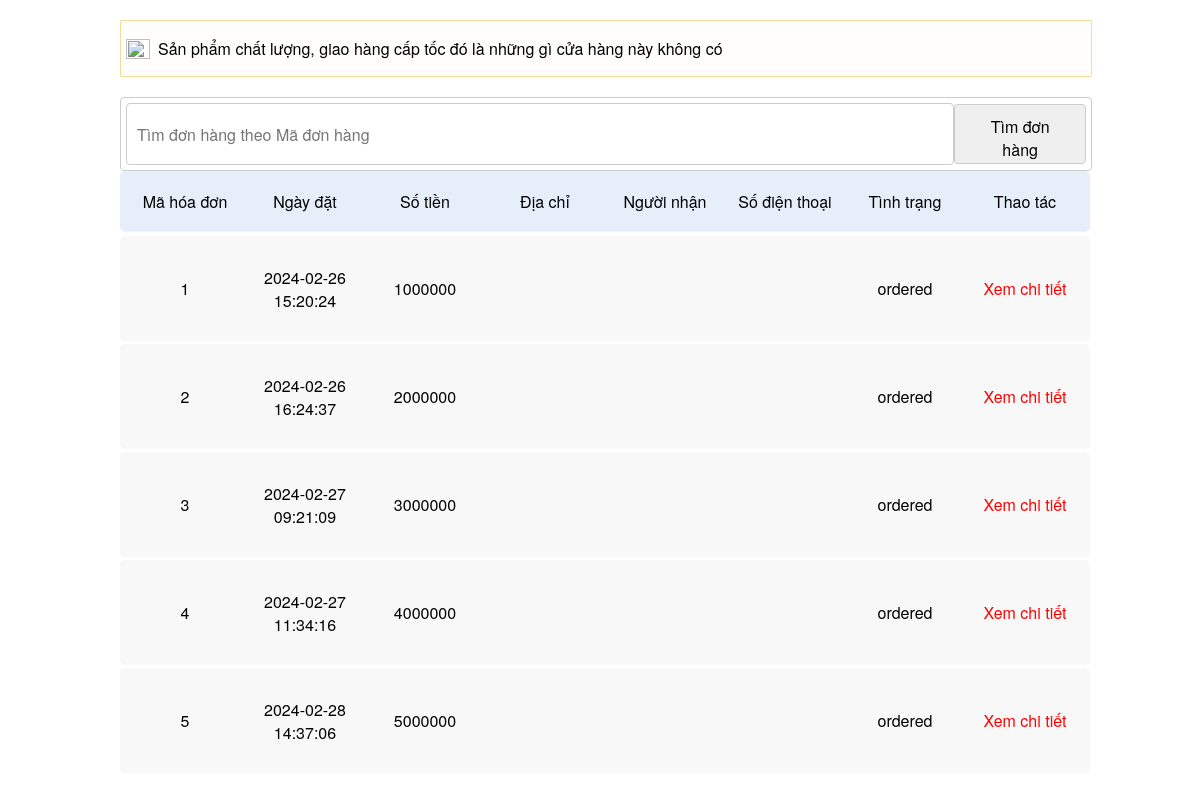
The page /FE/html/historyCart.php on the database its author committed.
### tables this page shows
CREATE TABLE
    `orders` (
        `id` INT NOT NULL AUTO_INCREMENT,
        `user_id` INT,
        `order_date` DATETIME NOT NULL DEFAULT CURRENT_TIMESTAMP,
        `total_price` DOUBLE NOT NULL,
        `points_earned` int,
        `points_used` int,
		`address_id` int,
        `status` enum ('pending', 'confirm', 'ordered') not null default "pending",
        PRIMARY KEY (`id`)
    );

### BE/DAL/orderDAL.php (called while the page is built, shortened)
<?php
    require_once(__DIR__ . '/../DAL/database.php');
    class orderDAL {
        private $connection;
        private static $instance;
        public static function getInstance() {
            if (!isset(self::$instance)) {
                self::$instance = new self();
            }
            return self::$instance;
        }
        public function __construct() {
            global $connection;
            $this->connection = $connection;
        }
        public function getAllOrder() {
            try {
                $query = "select * from orders";
                $statement = $this->connection->query($query);
                $statement->execute();
                $listOrder = $statement->fetchAll(PDO::FETCH_ASSOC);
                return $listOrder;
            }catch(PDOException $e) {
                echo "Query failed: ".$e->getMessage();
                return false;
            }
        }
    }
?>

### BE/BUS/orderBUS.php (called while the page is built, shortened)
<?php
    require_once(__DIR__ . '/../DAL/orderDAL.php');
    class orderBUS {
        private $orderList = array();
        private static $instance;
        public static function getInstance() {
            if (!isset(self::$instance)) {
                self::$instance = new self();
            }
            return self::$instance;
        }
        public function __construct() {
            $this->orderList = array_merge($this->orderList, orderDAL::getInstance()->getAllOrder());
        }
        public function getAllorder() {
            return $this->orderList;
        }
    }
?>

### FE/html/historyCart.php (the view, shortened to what this page needs)
<!DOCTYPE html>
<html lang="en">
<head>
    <link rel="stylesheet" href="../css/historyCart.css">
</head>
<body>
    <div id="cart">
        <div class="title section">
            <img src="https://deo.shopeemobile.com/shopee/shopee-pcmall-live-sg/cart/d9e992985b18d96aab90.png" alt="">
            <span>Sản phẩm chất lượng, giao hàng cấp tốc đó là những gì cửa hàng này không có</span>
        </div>
        <div class="history-search">
            <input type="text" placeholder="Tìm đơn hàng theo Mã đơn hàng" />
            <button type="submit">Tìm đơn hàng</button>
        </div>
        <div class="header section">
            <div class="item">
                <span>Mã hóa đơn</span>
                <span>Ngày đặt</span>
                <span>Số tiền</span>
                <span>Địa chỉ</span>
                <span>Người nhận</span>
                <span>Số điện thoại</span>
                <span>Tình trạng</span>
                <span>Thao tác</span>
            </div>
        </div>
        <?php
        require_once("../../BE/BUS/orderBUS.php");
        $orderList = orderBUS::getInstance()->getAllorder();
        ?>
        <div id="products">
            <?php foreach ($orderList as $order) : ?>
                <div class="product section">
                    <div class="item">
                        <span><?php echo $order['id']; ?></span>
                        <span class="date"><?php echo $order['order_date']; ?></span>
                        <span id="totalPrice"><?php echo $order['total_price']; ?></span>
                        <span class="address"><?php echo $order['address']; ?></span>
                        <span class="name_received"><?php echo $order['name_received']; ?></span>
                        <span class="phone_received"><?php echo $order['phone_received']; ?></span>
                        <span class="status"><?php echo $order['status']; ?></span>
                        <span id="deleteBtn">Xem chi tiết</span>
                    </div>
                </div>
            <?php endforeach; ?>
        </div>
    </div>
</body>
</html>

### FE/css/historyCart.css (style rules this page uses)
* { padding: 0; margin: 0; font-family: "Helvetica Neue", Helvetica, Arial, 文泉驛正黑, "WenQuanYi Zen Hei", "Hiragino Sans GB", "儷黑 Pro", "LiHei Pro", "Heiti TC", 微軟正黑體, "Microsoft JhengHei UI", "Microsoft JhengHei", sans-serif; }
body { background-color: #ffffff; }
.history-search { display: flex; align-items: center; width: 80%; border: 1px solid #ccc; border-radius: 4px; padding: 5px; margin-left: 10%; }
.history-search input { width: calc(100% - 70px); height: 40px; padding: 10px; border: 1px solid #ccc; border-radius: 4px; font-size: 16px; }
.history-search button { padding: 10px 20px; border: 1px solid #ccc; border-radius: 4px; font-size: 16px; cursor: pointer; height: 60px; }
#cart { width: 100%; height: 100%; justify-content: center; display: flex; flex-direction: column; margin-bottom: 150px; }
.section { width: 80%; padding: 5px; margin-left: 10%; }
.title { display: flex; height: 45px; background-color: #fffefb; border: 1px solid rgba(224, 168, 0, .4); border-radius: 2px; align-items: center; margin-top: 20px; margin-bottom: 20px; }
.title img { width: 24px; aspect-ratio: auto 24 / 20; height: 20px; }
.title span { font-size: 16px; padding-left: 8px; }
.header.section { display: flex; justify-content: space-around; box-shadow: 0 1px 1px 0 rgba(0, 0, 0, .05); height: 50px; background-color: #e5eef9; border-radius: 5px; margin-bottom: 5px; }
.header.section .item { display: flex; width: 100%; align-items: center; justify-content: space-around; }
.item span, .item div { flex: 1; text-align: center; padding: 5px; }
.product { display: flex; justify-content: space-around; height: 95px; background-color: #f9f8f8; border-radius: 5px; margin-bottom: 3px; }
.product div { display: flex; width: 100%; align-items: center; justify-content: space-around; }
#deleteBtn { color: red; cursor: pointer; }

### rows shown on the page
orders: id "1", order_date "2024-02-26 15:20:24", total_price "1000000", status "ordered"
orders: id "2", order_date "2024-02-26 16:24:37", total_price "2000000", status "ordered"
orders: id "3", order_date "2024-02-27 09:21:09", total_price "3000000", status "ordered"
orders: id "4", order_date "2024-02-27 11:34:16", total_price "4000000", status "ordered"
orders: id "5", order_date "2024-02-28 14:37:06", total_price "5000000", status "ordered"
